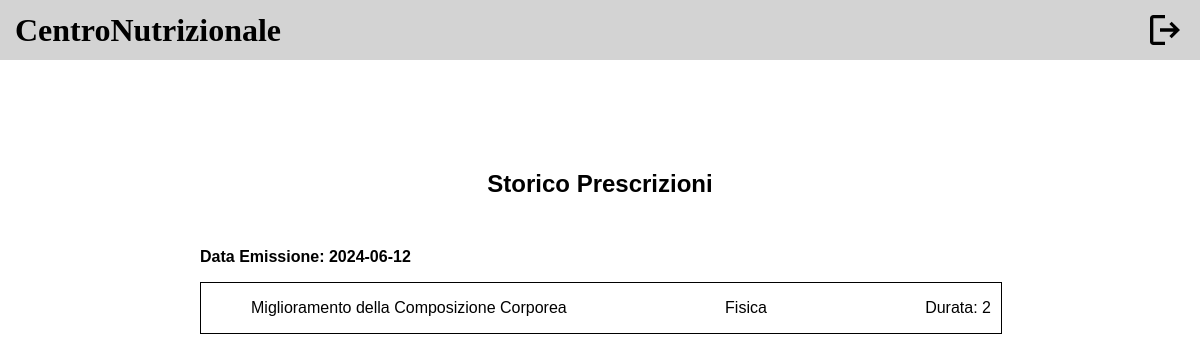
/public/storicoPrescrizioni.php (signed in), run on an earlier commit of the app's database.
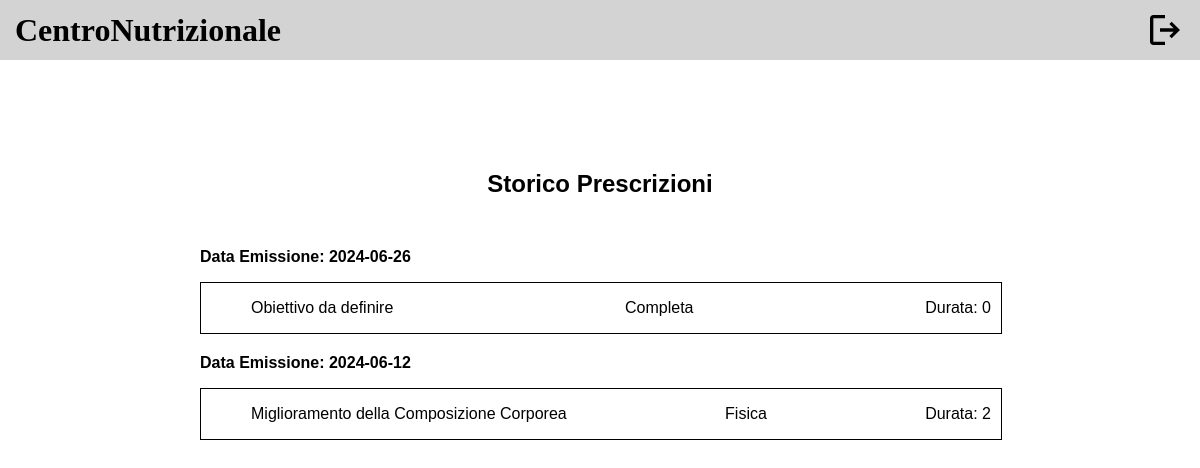
And on a later commit of the database.
### tables this page shows
CREATE TABLE `scheda` (
  `CodiceScheda` int(11) NOT NULL,
  `dataInizioValidita` date NOT NULL,
  `Durata` int(11) NOT NULL,
  `IDCliente` int(11) NOT NULL,
  `CodiceObiettivo` int(11) NOT NULL
);

CREATE TABLE `obiettivo` (
  `Descrizione` varchar(100) NOT NULL,
  `CodiceObiettivo` int(11) NOT NULL
);

CREATE TABLE `consulenza` (
  `IDNutrizionista` int(11) NOT NULL,
  `IDCliente` int(11) NOT NULL,
  `OraInizio` time NOT NULL,
  `Giorno` date NOT NULL,
  `CodiceScheda` int(11) NOT NULL,
  `OraFine` time NOT NULL,
  `Completa` char(1) NOT NULL,
  `Presenza` char(1) DEFAULT NULL,
  `Online` char(1) DEFAULT NULL,
  `Tipo` varchar(20) NOT NULL
);

### db/database.php (called while the page is built, shortened)
<?php
require_once ("schedaTable.php");
class DatabaseConnection
{
    private $schedaTable;
    public function __construct($servername, $username, $password, $dbname, $port)
    {
        $this->db = new mysqli($servername, $username, $password, $dbname, $port);
        $this->schedaTable = new SchedaTable($this->db);
    }
    public function getSchedaTable(){
        return $this->schedaTable;
    }
}

### bootstrap.php (called while the page is built, shortened)
<?php
require_once ("db/database.php");
$dbh = new DatabaseConnection("localhost", "root", "", "centronutrizionale", 3306);
?>

### db/schedaTable.php (called while the page is built, shortened)
<?php
class SchedaTable
{
    private $db;
    public function __construct($db)
    {
        $this->db = $db;
    }
    public function getStoricoSchede($idCliente)
    {
        $stmt = $this->db->prepare("SELECT s.Durata, s.DataInizioValidita, o.Descrizione AS Obiettivo, c.Tipo, s.CodiceScheda
                                    FROM scheda s
                                    JOIN obiettivo o ON s.CodiceObiettivo = o.CodiceObiettivo
                                    LEFT JOIN consulenza c ON s.CodiceScheda = c.CodiceScheda
                                    WHERE s.IDCliente=?
                                    ORDER BY s.DataInizioValidita DESC");
        $stmt->bind_param('i', $idCliente);
        $stmt->execute();
        $result = $stmt->get_result();
        return $result->fetch_all(MYSQLI_ASSOC);
    }
}
?>

### storicoSchede.php (called while the page is built)
<?php
require_once("bootstrap.php");
if(isUserLoggedIn()){
    $templateparams["storico"] = $dbh->getSchedaTable()->getStoricoSchede($_SESSION["id"]);
} else{
    header("Location: login.php");
}
?>

### public/storicoPrescrizioni.php (the view, shortened to what this page needs)
<!DOCTYPE html>
<html lang="it">
<head>
    <link rel="stylesheet" href="../template/header/header.css">
    <link rel="stylesheet" href="styles/storicoPrescrizioni.css">
</head>
<body>
    <?php include ("../template/header/headerCliente.html");
    require("../storicoSchede.php"); ?>
    <main>
        <section>
            <h1>Storico Prescrizioni</h1>
            <?php foreach($templateparams["storico"] as $scheda): ?>
            <article data-codScheda="<?php echo $scheda["CodiceScheda"] ?>" class="schede">
                <p>Data Emissione: <?php echo $scheda["DataInizioValidita"]; ?></p>
                <div onclick="window.location.href='vecchiaPrescrizione.php'" class="result">
                    <ul>
                        <li><?php echo $scheda["Obiettivo"]; ?></li>
                        <li><?php echo $scheda["Tipo"]; ?></li>
                        <li>Durata: <?php echo $scheda["Durata"]; ?></li>
                    </ul>
                </div>
            </article>
            <?php endforeach; ?>
        </section>
    </main>
</body>
</html>

What changed in the data, as far as the page shows it:
added scheda: dataInizioValidita "2024-06-26", CodiceObiettivo.Descrizione "Obiettivo da definire", consulenza.Tipo "Completa", Durata "0"
